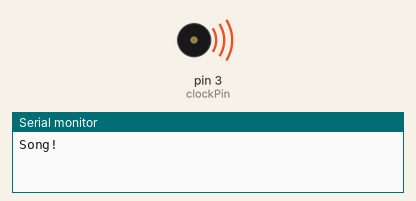
Bench run of a sketch on a simulated Arduino Uno, built with avr-gcc and run on an emulated ATmega328P. On the bench: buzzer (waves = sounding), the last lines printed to the serial monitor.

Above: at 0.7 s.
At 8.0 s:
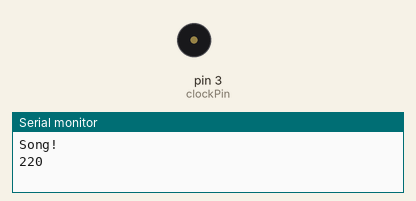
Timing chart, 0 to 21.2 s (numbered marks = the images above):
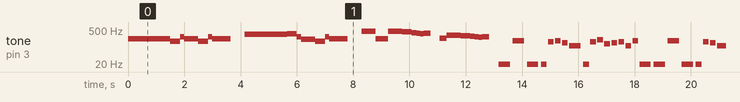

The sketch:

starWars.ino
```cpp
#include <SoftwareSerial.h>

/*|      | cabo  | arduino |
  | clk  |  0    |    4    |
  | dir  |  1    |    5    |
  | inib |  7    |   11    |
*/

/* Pull in  2.2 ms delay
 * Pull out 1.1 ms delay
 */

// Constants
#define defaultPeriod 3000 // us
#define fullTurnSteps 200  // steps
#define commandListLength 21 // (up to 10 commands)
int K=2;
const int c = 261/K;
const int cS= 278/K;
const int d = 294/K;
const int e = 329/K;
const int f = 349/K;
const int fS= 370/K;
const int g = 391/K;
const int gS = 415/K;
const int a = 440/K;
const int aS = 466/K;
const int b = 494/K;
const int cH = 523/K;
const int cSH = 554/K;
const int dH = 587/K;
const int dSH = 622/K;
const int eH = 659/K;
const int fH = 698/K;
const int fSH = 740/K;
const int gH = 784/K;
const int gSH = 830/K;
const int aH = 880/K;
const int REST = 1;

int stillAlive[] = {

// First line
REST, 2.0, g, 0.5, fS, 0.5, e, 0.5, e, 0.5,
fS, 2.0, REST, 2.0,

REST, 1.5, a/2, 0.5,
g, 0.5, fS, 0.5, e, 0.5, e, 1.0,

fS, 1.5,
d, 1.0, e, 0.5, a/2, 2.5,

REST, 1.5, a/2, 0.5,

// Second line
e, 1.0, fS, 0.5, g, 1.5, e, 0.5, cS, 1.0,
d, 1.5, e, 1.0, a/2, 0.5, a/2, 1.0,
fS, 1.5, REST, 2.0,

REST, 2.0, g, 0.5, fS, 0.5, e, 0.5, e, 0.5,
fS, 2.0, REST, 2.0,

// Third line
REST, 1.0, REST, 0.5, a/2, 0.5, g, 0.5, fS, 0.5, e, 0.5, e, 1.5,
fS, 0.5, d, 1.5, e, 0.5, a/2, 2.5,
REST, 2.0,

e, 1.0, fS, 0.5, g, 1.5, e, 0.5, cS, 1.5,
d, 0.5, e, 1.0, a/2, 0.5, d, 0.5, e, 0.5,

// Fourth line
f, 0.5, e, 0.5, d, 0.5, c, 0.5, REST, 1.0, a/2, 0.5, aS/2, 0.5,
c, 1.0, f, 1.0, e, 0.5, d, 0.5, d, 0.5, c, 0.5,
d, 0.5, c, 0.5, c, 1.0, c, 1.0, a/2, 0.5, aS/2, 0.5,
c, 1.0, f, 1.0, g, 0.5, f, 0.5, e, 0.5, d, 0.5,
d, 0.5, e, 0.5, f, 1.0, f, 1.0, g, 0.5, a, 0.5,

// Fifth line
aS, 0.5, aS, 0.5, a, 1.0, g, 1.0, f, 0.5, g, 0.5,
a, 0.5, a, 0.5, g, 1.0, f, 1.0, d, 0.5, c, 0.5,
d, 0.5, f, 0.5, f, 0.5, e, 1.0, e, 0.5, fS, 0.5, fS, 1.5,


// and belive me…
REST, 2.0, a, 0.5, a, 0.5,
b, 0.5, a, 0.5, fS, 0.5, d, 1.0, e, 0.5, fS, 0.5, fS, 1.5,
REST, 1.5, a, 0.5, a, 0.5, a, 0.5,


// science and im still…
b, 0.5, a, 0.5, fS, 0.5, d, 1.0, e, 0.5, fS, 0.5, fS, 1.5,

REST, 1.5, a, 0.5, a, 0.5, a, 0.5,
b, 0.5, a, 0.5, fS, 0.5, d, 1.0, e, 0.5, fS, 0.5, fS, 1.5,

REST, 2.0, a, 0.5, a, 0.5,
b, 0.5, a, 0.5, fS, 0.5, d, 1.0, e, 0.5, fS, 0.5, fS, 1.5,

REST, 1.5, a, 0.5, a, 0.5, a, 0.5,
b, 0.5, a, 0.5, fS, 0.5, d, 1.0, e, 0.5, fS, 0.5, fS, 1.5,

REST, 1.5, a, 0.5, a, 0.5, a, 0.5,
b, 0.5, a, 0.5, fS, 0.5, d, 1.0, e, 0.5, fS, 0.5, fS, 1.5,

// still alive… still alive…
REST, 1.5, g, 0.5, a, 0.5, a, 1.5,
REST, 1.5, g, 0.5, fS, 0.5, fS, 1.5,

// End of song
0.0, 0.0
};


// Pins
#define clockPin 3
#define inibPin 11
#define dirPin 5

void playSong(int* song){
  int i;
  for(i=0;song[i]!=0.0;i+=2){
    tone(clockPin,song[i],song[i+1]*200);
    delay(song[i+1]*250);
  }
}
// States
int clockState = LOW;
int inibState  = LOW;
int dirState   = LOW;

// Command recorder
char commandList[commandListLength] = "3636363636";

void setup() {
  // Open serial communications and wait for port to open:
  Serial.begin(9600);
  while (!Serial);

  // First print on serial
  Serial.write("Song!\n");

  // Set pin mode

}


void firstSection()
{
  tone(clockPin,a, 500);  delay(500);
  tone(clockPin,a, 500);  delay(500);
  tone(clockPin,a, 500);  delay(500);
  tone(clockPin,f, 350); delay(350);
  tone(clockPin,cH, 150); delay(150);
  tone(clockPin,a, 500); delay(500);
  tone(clockPin,f, 350); delay(350);
  tone(clockPin,cH, 150); delay(150);
  tone(clockPin,a, 650); delay(650);
  Serial.println(a);
  delay(500);

  tone(clockPin,eH, 500); delay(500);
  tone(clockPin,eH, 500); delay(500);
  tone(clockPin,eH, 500); delay(500);
  tone(clockPin,fH, 350); delay(350);
  tone(clockPin,cH, 150); delay(150);
  tone(clockPin,gS, 500); delay(500);
  tone(clockPin,f, 350); delay(350);
  tone(clockPin,cH, 150); delay(150);
  tone(clockPin,a, 650); delay(650);

  delay(500);

}

void secondSection()
{
  tone(clockPin,aH, 500); delay(500);
  tone(clockPin,a, 300); delay(300);
  tone(clockPin,a, 150); delay(150);
  tone(clockPin,aH, 500); delay(500);
  tone(clockPin,gSH, 325); delay(325);
  tone(clockPin,gH, 175); delay(175);
  tone(clockPin,fSH, 125); delay(125);
  tone(clockPin,fH, 125); delay(125);
  tone(clockPin,fSH, 250); delay(250);

  delay(325);

  tone(clockPin,aS, 250); delay(250);
  tone(clockPin,dSH, 500); delay(500);
  tone(clockPin,dH, 325); delay(325);
  tone(clockPin,cSH, 175); delay(175);
  tone(clockPin,cH, 125); delay(125);
  tone(clockPin,b, 125); delay(125);
  tone(clockPin,cH, 250); delay(250);

  delay(350);
}

void loop() { // run over and over

    firstSection();
    secondSection();
    playSong(stillAlive);

}
```

Measured:
- by itself, tone on pin 3 (clockPin): plays 220 Hz for 1.5 s, 174 Hz for 0.35 s, 261 Hz for 0.15 s, 220 Hz for 0.50 s, 174 Hz for 0.35 s, 261 Hz for 0.15 s … (378 notes in this stretch)
